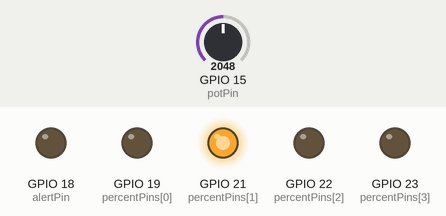
Bench run of a sketch on a simulated ESP32. Shown: output pins drawn as LEDs (lit = HIGH). The test bench sets the inputs (shaded band); at power-on: GPIO 15 (potPin) = 2048. Nothing arrives over Bluetooth unless stated; what the sketch prints to the serial monitor is not drawn.

Above: at 1.2 s.
1.3 s: GPIO 15 (potPin) set to 2866
At 2.5 s:
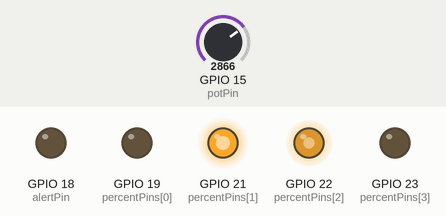
2.8 s: GPIO 15 (potPin) set to 3603
At 3.6 s:
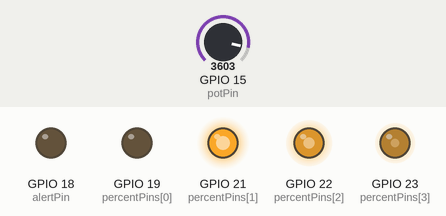
4.3 s: GPIO 15 (potPin) set to 4095
At 4.7 s:
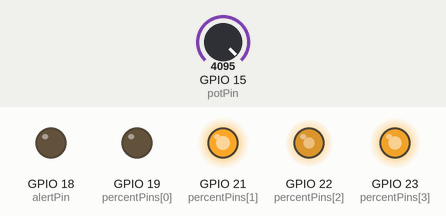
5.8 s: GPIO 15 (potPin) set to 2047
At 7.0 s:
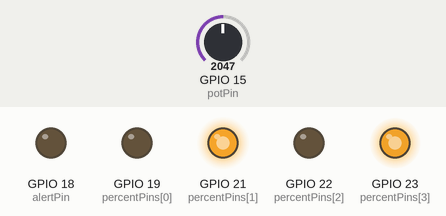
7.3 s: GPIO 15 (potPin) set to 1228
At 8.2 s:
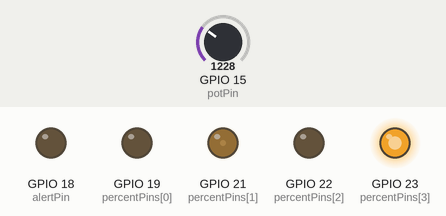
Timing chart, 0 to 9.8 s (numbered marks = the images above; inputs shaded):
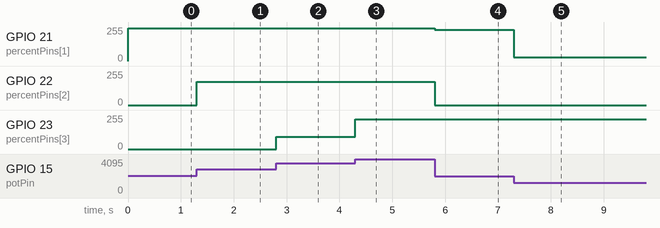

The sketch:

sketch_oct09a.ino
```cpp
#include "BluetoothSerial.h"

#if !defined(CONFIG_BT_ENABLED) || !defined(CONFIG_BLUEDROID_ENABLED)
#error Bluetooth is not enabled! Please run `make menuconfig` to and enable it
#endif

BluetoothSerial SerialBT;

const int potPin = 15;
const int freq = 5000;
const int resolution = 8;

int cont = 0;
int alertPin = 18;
int percentPins[4] = {19, 21, 22, 23};
int size = sizeof(percentPins) / sizeof(percentPins[0]);

void setup() {
  pinMode(alertPin, OUTPUT);

  for (cont = 0; cont < size; cont++) {
    ledcSetup(cont, freq, resolution);
    ledcAttachPin(percentPins[cont], cont);
  }

  Serial.begin(115200);
  SerialBT.begin("ESP32test");
  Serial.println("Bluetooth on!");
}

void sendAlert(int pin, int percent) {
  bool alert = !percent;
  digitalWrite(alertPin, alert);
}

int calcDuty(int percent) {
  return (256 * percent) / 100;
}

int calcPercent(int potency, int channel) {
  return ((100 * potency) / 25) - 104 * channel;
}

void turnAllLeds(int state = HIGH) {
  for (cont = 0; cont < size; cont++) {
    ledcWrite(cont, 0);
  }
}

void sendBtAlert() {
  SerialBT.println("O nível de água está baixo!");
  delay(150);
}

void loop() {
  int potValue = map(analogRead(potPin), 0, 4095, 0, 100);
  int channels = potValue / 26;
  int percent = calcPercent(potValue, channels);
  int duty = calcDuty(percent);

  if (potValue == 0) {
    turnAllLeds(LOW);

    sendBtAlert();
  }


  ledcWrite(channels, duty);
  ledcWrite(channels + 1, 0);
  sendAlert(alertPin, potValue);
}
```

Measured:
- after the input at 1.3 s, GPIO 22 (percentPins[2]): 0/255 → 173/255 at once
- after the input at 2.8 s, GPIO 23 (percentPins[3]): 0/255 → 92/255 at once
- after the input at 4.3 s, GPIO 23 (percentPins[3]): 92/255 → 224/255 at once
- after the input at 5.8 s, GPIO 21 (percentPins[1]): 244/255 → 234/255 at once; GPIO 22 (percentPins[2]): 173/255 → 0/255 at once
- after the input at 7.3 s, GPIO 21 (percentPins[1]): 234/255 → 30/255 at once
